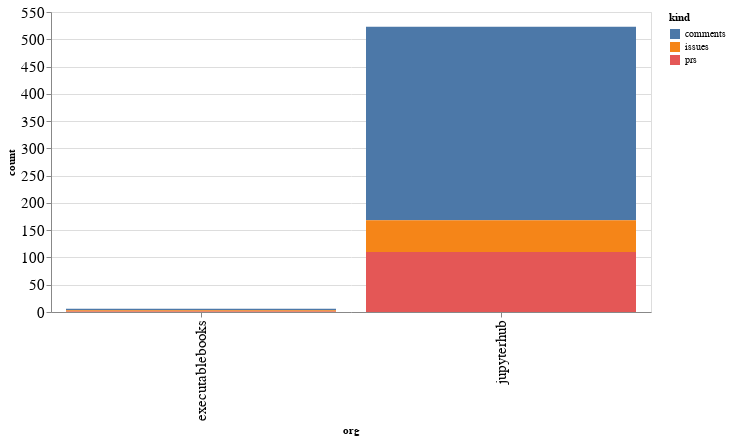

Notebook code for this chart:
### Code cell
alt.Chart(org_summaries, width=600).mark_bar().encode(
    x='org',
    y='count',
    color='kind',
    tooltip="org"
)

### Figure 1 — Vega-Lite specification as saved in the notebook (floating-point values rounded to 4 significant figures)
{"config": {"axisLeft": {"labelFontSize": 15}, "axisBottom": {"labelFontSize": 15}}, "data": {"name": "data-d2b903cc8b098d2e4e61bd1f02f87680"}, "mark": "bar", "encoding": {"color": {"type": "nominal", "field": "kind"}, "tooltip": {"type": "nominal", "field": "org"}, "x": {"type": "nominal", "field": "org"}, "y": {"type": "quantitative", "field": "count"}}, "width": 600, "$schema": "https://vega.github.io/schema/vega-lite/v4.8.1.json", "datasets": {"data-d2b903cc8b098d2e4e61bd1f02f87680": [{"org": "executablebooks", "kind": "comments", "count": 3}, {"org": "executablebooks", "kind": "issues", "count": 2}, {"org": "executablebooks", "kind": "prs", "count": 1}, {"org": "jupyterhub", "kind": "comments", "count": 355}, {"org": "jupyterhub", "kind": "issues", "count": 58}, {"org": "jupyterhub", "kind": "prs", "count": 110}]}}
